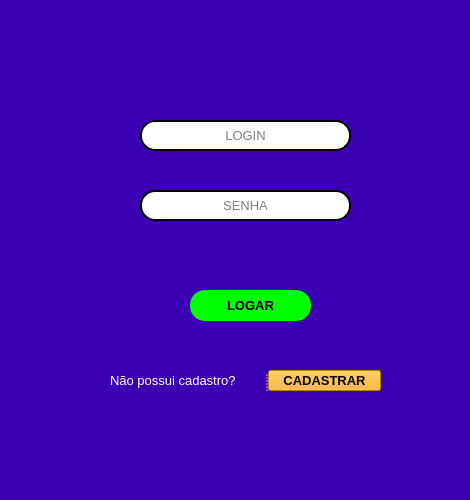
<?xml version="1.0" encoding="UTF-8"?>
<ui version="4.0">
 <class>MainWindow</class>
 <widget class="QMainWindow" name="MainWindow">
  <property name="windowModality">
   <enum>Qt::NonModal</enum>
  </property>
  <property name="enabled">
   <bool>true</bool>
  </property>
  <property name="geometry">
   <rect>
    <x>0</x>
    <y>0</y>
    <width>470</width>
    <height>500</height>
   </rect>
  </property>
  <property name="minimumSize">
   <size>
    <width>470</width>
    <height>500</height>
   </size>
  </property>
  <property name="maximumSize">
   <size>
    <width>470</width>
    <height>500</height>
   </size>
  </property>
  <property name="font">
   <font>
    <kerning>true</kerning>
   </font>
  </property>
  <property name="windowTitle">
   <string>MainWindow</string>
  </property>
  <property name="toolTip">
   <string/>
  </property>
  <property name="statusTip">
   <string/>
  </property>
  <property name="whatsThis">
   <string/>
  </property>
  <property name="styleSheet">
   <string notr="true">background-color: rgb(60, 0, 180);</string>
  </property>
  <property name="animated">
   <bool>true</bool>
  </property>
  <property name="dockOptions">
   <set>QMainWindow::AllowTabbedDocks|QMainWindow::AnimatedDocks</set>
  </property>
  <widget class="QWidget" name="centralwidget">
   <widget class="QPushButton" name="pushButton">
    <property name="geometry">
     <rect>
      <x>190</x>
      <y>290</y>
      <width>121</width>
      <height>31</height>
     </rect>
    </property>
    <property name="font">
     <font>
      <family>Arial</family>
      <pointsize>10</pointsize>
      <weight>75</weight>
      <bold>true</bold>
     </font>
    </property>
    <property name="styleSheet">
     <string notr="true">background-color: rgb(0, 255, 0);
border-style: outset;
border-radius: 15px;</string>
    </property>
    <property name="text">
     <string>LOGAR</string>
    </property>
   </widget>
   <widget class="QLineEdit" name="lineEdit">
    <property name="geometry">
     <rect>
      <x>140</x>
      <y>120</y>
      <width>211</width>
      <height>31</height>
     </rect>
    </property>
    <property name="font">
     <font>
      <family>Arial</family>
      <pointsize>10</pointsize>
     </font>
    </property>
    <property name="styleSheet">
     <string notr="true">background-color: rgb(255, 255, 255);
border-radius: 15px;
border-style: outset;
border-width: 2px;</string>
    </property>
    <property name="alignment">
     <set>Qt::AlignCenter</set>
    </property>
    <property name="placeholderText">
     <string>LOGIN</string>
    </property>
   </widget>
   <widget class="QLineEdit" name="lineEdit_2">
    <property name="geometry">
     <rect>
      <x>140</x>
      <y>190</y>
      <width>211</width>
      <height>31</height>
     </rect>
    </property>
    <property name="font">
     <font>
      <family>Arial</family>
      <pointsize>10</pointsize>
     </font>
    </property>
    <property name="styleSheet">
     <string notr="true">background-color: rgb(255, 255, 255);
border-radius: 15px;
border-style: outset;
border-width: 2px;</string>
    </property>
    <property name="echoMode">
     <enum>QLineEdit::Password</enum>
    </property>
    <property name="alignment">
     <set>Qt::AlignCenter</set>
    </property>
    <property name="placeholderText">
     <string>SENHA</string>
    </property>
   </widget>
   <widget class="QLabel" name="label_2">
    <property name="geometry">
     <rect>
      <x>90</x>
      <y>120</y>
      <width>31</width>
      <height>31</height>
     </rect>
    </property>
    <property name="text">
     <string/>
    </property>
    <property name="pixmap">
     <pixmap>tela/17503049231586786427-32.png</pixmap>
    </property>
   </widget>
   <widget class="QLabel" name="label_3">
    <property name="geometry">
     <rect>
      <x>90</x>
      <y>190</y>
      <width>31</width>
      <height>31</height>
     </rect>
    </property>
    <property name="text">
     <string/>
    </property>
    <property name="pixmap">
     <pixmap>tela/1719662671537184109-32.png</pixmap>
    </property>
   </widget>
   <widget class="QLabel" name="label_4">
    <property name="geometry">
     <rect>
      <x>150</x>
      <y>240</y>
      <width>191</width>
      <height>31</height>
     </rect>
    </property>
    <property name="font">
     <font>
      <family>Arial</family>
      <pointsize>10</pointsize>
     </font>
    </property>
    <property name="layoutDirection">
     <enum>Qt::LeftToRight</enum>
    </property>
    <property name="styleSheet">
     <string notr="true">color: rgb(255, 255, 0);</string>
    </property>
    <property name="text">
     <string/>
    </property>
    <property name="alignment">
     <set>Qt::AlignCenter</set>
    </property>
   </widget>
   <widget class="QSplitter" name="splitter">
    <property name="geometry">
     <rect>
      <x>110</x>
      <y>370</y>
      <width>271</width>
      <height>21</height>
     </rect>
    </property>
    <property name="orientation">
     <enum>Qt::Horizontal</enum>
    </property>
    <widget class="QLabel" name="label">
     <property name="font">
      <font>
       <family>Arial</family>
       <pointsize>10</pointsize>
      </font>
     </property>
     <property name="styleSheet">
      <string notr="true">color: rgb(255, 255, 255);</string>
     </property>
     <property name="text">
      <string>Não possui cadastro?</string>
     </property>
    </widget>
    <widget class="QPushButton" name="pushButton_2">
     <property name="font">
      <font>
       <family>Arial</family>
       <pointsize>10</pointsize>
       <weight>75</weight>
       <bold>true</bold>
      </font>
     </property>
     <property name="styleSheet">
      <string notr="true">background-color: rgb(255, 170, 0);</string>
     </property>
     <property name="text">
      <string>CADASTRAR</string>
     </property>
    </widget>
   </widget>
  </widget>
  <widget class="QMenuBar" name="menubar">
   <property name="geometry">
    <rect>
     <x>0</x>
     <y>0</y>
     <width>470</width>
     <height>21</height>
    </rect>
   </property>
  </widget>
  <widget class="QStatusBar" name="statusbar"/>
 </widget>
 <resources/>
 <connections/>
</ui>
